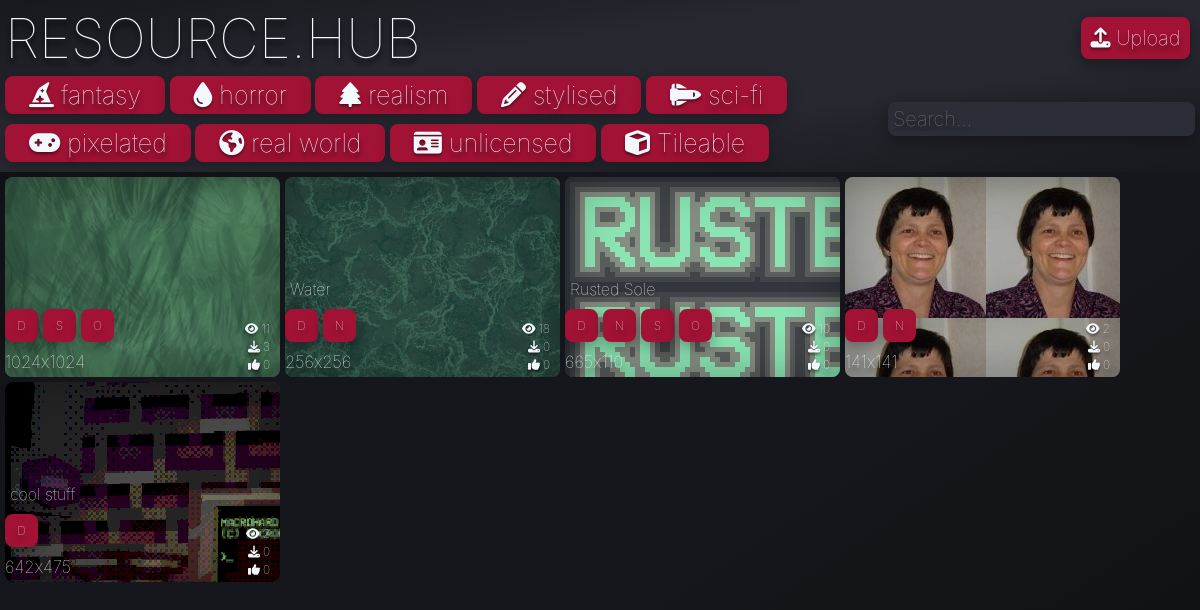
The page / on the database its author committed.
### tables this page shows
CREATE TABLE Tag (ID INTEGER PRIMARY KEY, name TEXT, icon TEXT);

CREATE TABLE asset (ID INTEGER PRIMARY KEY, name TEXT, description TEXT, views INTEGER, downloads INTEGER, likes INTEGER, resolution TEXT);

### app.py (the view)
@app.route('/')
def home():
    tags = query("SELECT name, icon FROM Tag")
    assets_data = query("SELECT id,name,COALESCE(views,0),COALESCE(downloads,0),COALESCE(likes,0),COALESCE(resolution,'Unknown') FROM asset")
    processed_assets = []
    for asset_row in assets_data:
        asset_info = []
        for item in asset_row:
            asset_info.append(item)
        processed_assets.append(asset_info)
    for asset in processed_assets:
        associated_tags = query(
            "SELECT name, icon FROM Tag WHERE ID IN \
            (SELECT Tag_ID FROM assetTags WHERE Model_ID = ?)",
            (asset[0],)
        )
        asset.append(associated_tags)
        available_types = []
        for suffix in ['d', 'n', 's', 'o']:
            file_path = os.path.join(app.config["UPLOAD_FOLDER"], f"{asset[0]}{suffix}.png")
            if os.path.exists(file_path):
                available_types.append(suffix)
        asset.append(available_types)
    return render_template('home.html', tags=tags, assets=processed_assets, show_navbar=True)

### app.py (called while the page is built)
def query(query, param=(), commit=False):
    with sqlite3.connect("database.db") as conn:
        cur = conn.cursor()
        cur.execute(query, param)
        if commit:
            conn.commit()
            return cur.lastrowid
        else:
            return cur.fetchall()

### templates/home.html
{% extends "template.html" %}
{% block content %}
    <div class="body">
        {% for asset in assets %}
        {% set default_type = asset[7][0] if asset[7] else None %}
        <a href="/asset/{{asset[0]}}" class="asset-link" data-asset-id="{{asset[0]}}" data-default-type="{{ default_type if default_type else 'placeholder' }}" style="background-image: url('{% if default_type %}/static/images/{{asset[0]}}{{default_type}}.png{% else %}/static/images/placeholder.png{% endif %}')">
            <div class="asset" data-tags="{{ asset[6] | map(attribute=0) | join(',') }}">
                <div class="asset-bottom">
                    <div class="asset-info">
                        <p>{{ asset[1] }}</p>
                        <div class="img-types">
                            {% if asset[7] %}
                                {% for type in asset[7] %}
                                <div class="button img-type-btn" data-type="{{type}}" data-asset-id="{{asset[0]}}">{{type.upper()}}</div>
                                {% endfor %}
                            {% endif %}
                        </div>
                        <div class="resolution">
                            <small>{{ asset[5] }}</small>
                        </div>
                    </div>
                    <div class="asset-stats">
                        <div><i class="fa-solid fa-eye"></i> {{ asset[2] }}</div>
                        <div><i class="fa-solid fa-download"></i> {{ asset[3] }}</div>
                        <div><i class="fa-solid fa-thumbs-up"></i> {{ asset[4] }}</div>
                    </div>
                </div>
            </div>
        </a>
        {% endfor %}
    </div>
{% endblock %}

### templates/template.html (shortened to what this page needs)
<html lang="en">
    <head>
        <link rel="stylesheet" href="/static/style.css">
        <link rel="stylesheet" href="https://cdnjs.cloudflare.com/ajax/libs/font-awesome/6.4.0/css/all.min.css" />
    </head>
    <body>
        <div class="header">
            <div class="title-container">
                <a class="header-link" href="/">RESOURCE.HUB</a>
                <a class="button" href="/upload" ><i class="fa-solid fa-upload"></i> Upload</a>
            </div>
            {% if show_navbar %}
            <div class="navbar">
                <div id="tag-buttons">
                    {% for tag in tags %}
                    <button class="tag-button" data-tag="{{ tag[0] }}"><i class="{{tag[1]}}" ></i> {{ tag[0] }}</button>
                    {% endfor %}
                </div>
                <input class="search" type="text" name="name" placeholder="Search...">
            </div>
            {% endif %}
        </div>
        {% block content %}
        {% endblock %}
    </body>
</html>

### static/style.css (style rules this page uses)
:root { --primary-color: #18191F; --secondary-color: #2C2E37; --accent-color: #a21234; --primary-font-color: #F2F8FB; --secondary-font-color: #18191F; --shadow-color: black; --font-family: 'inter', sans-serif; --border-radius: 8px; --margin: 5px; --padding: 5px; --small-font-size: 16px; --medium-font-size: 20px; --large-font-size: 55px; }
* { font-family: var(--font-family); font-weight: 100; text-decoration: none; text-shadow: 0 5px 5px rgba(0, 0, 0, 1); color: var(--primary-font-color); }
body { background-image: linear-gradient(to right bottom, #0d0e11, #101114, #121317, #141519, #16171c, #16171c, #16171c, #16171c, #141519, #121317, #101114, #0d0e11); margin: 0px; }
input { background-color: var(--primary-color); border-style: none; font-size: var(--medium-font-size); border-radius: var(--border-radius); padding: var(--padding); }
.body { margin: var(--margin); display: flex; flex-wrap: wrap; gap: var(--margin); justify-content: flex-start; }
.asset { display: flex; flex-direction: column; font-size: var(--medium-font-size); color: var(--primary-font-color); border-radius: var(--border-radius); text-align: left; transition: all 0.3s ease; width: 275px; height: 200px; background-size: cover; justify-content: flex-end; position: relative; }
.asset-bottom { display: flex; justify-content: space-between; align-items: flex-end; margin-bottom: 5px; }
.asset-info { display: flex; flex-direction: column; gap: 5px; }
.asset-stats { display: flex; flex-direction: column; gap: 3px; font-size: 12px; text-align: right; margin-right: 10px; }
.asset-stats div { display: flex; align-items: center; justify-content: flex-end; gap: 3px; }
.asset::before { content: ''; position: absolute; top: 0; left: 0; right: 0; bottom: 0; background-color: var(--secondary-color); border-radius: var(--border-radius); z-index: -1; }
.asset-link { background-color: var(--secondary-color) !important; box-shadow: inset 0 0 50px rgba(0, 0, 0, 0.3); border-radius: var(--border-radius); }
.img-types { display: flex; gap: 5px; align-self: flex-start; margin-bottom: 5px; }
.img-types .button { width: 25px; height: 25px; margin: 0; padding: 0; display: flex; align-items: center; justify-content: center; font-size: 12px; cursor: pointer; transition: all 0.2s ease; }
.button { font-size: var(--medium-font-size); color: var(--primary-font-color); border: 4px solid var(--accent-color); border-radius: var(--border-radius); padding: var(--padding); margin: var(--margin); background-color: var(--accent-color); text-align: center; transition-duration: 0.3s; box-shadow: 0 5px 15px rgba(0, 0, 0, 0.35); }
.tag-button { font-size: 25px; color: var(--primary-font-color); border: 4px solid var(--accent-color); border-radius: var(--border-radius); padding: 0 20px; margin: 5px auto; background-color: var(--accent-color); text-align: center; transition-duration: 0.3s; box-shadow: 0 4px 15px rgba(0, 0, 0, 0.25); }
p { margin: 5px; font-size: var(--small-font-size); }
.navbar { display: grid; grid-template-columns: 6fr 1fr; text-align: left; }
.header { padding: var(--padding); background-image: linear-gradient(to right bottom, #17181d, #1b1c22, #1f2026, #23242b, #272830, #272830, #272830, #272830, #23242b, #1f2026, #1b1c22, #17181d); }
.navbar { text-align: left; align-items: center; }
.title-container { display: grid; grid-template-columns: 9fr 1fr; justify-content: center; align-items: center; }
.header-link { font-size: var(--large-font-size); }
i { text-shadow: 0 2px 3px rgba(0, 0, 0, 0.5); }
.search { background-color: var(--secondary-color); box-shadow: 0 5px 15px rgba(0, 0, 0, 0.35); }

### rows shown on the page
Tag: name "fantasy"
Tag: name "horror"
Tag: name "realism"
Tag: name "stylised"
Tag: name "sci-fi"
Tag: name "pixelated"
Tag: name "real world"
Tag: name "unlicensed"
Tag: name "Tileable"
asset: shows a picture, name "Water", upper "D" "N", resolution "256x256", views "18", asset "0"
asset: shows a picture, name "Rusted Sole", upper "D" "N" "S" "O", resolution "665x110", views "10", asset "0"
asset: shows a picture, name "cool stuff", upper "D", resolution "642x475", views "2", asset "0"

### other values the page prints
{{ type.upper() }} "D" "S" "O" "D" "N"
{{ asset[5] }} "1024x1024" "141x141"
{{ asset[2] }} "11" "2"
{{ asset[3] }} "3" "0"
{{ asset[4] }} "0" "0"
